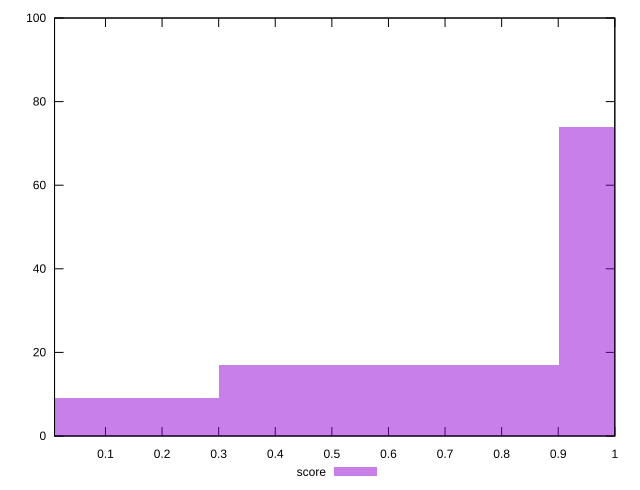

Write gnuplot code to recreate this figure.
reset

$score <<EOF
0.6012573031365352 17
1.2025146062730705 74
0 9
EOF

set key outside below
set boxwidth 0.6012573031365352
set xrange [0.01:1]
set yrange [0:100]
set trange [0:100]
set style fill transparent solid 0.5 noborder
set terminal svg size 640, 490 enhanced background rgb 'white'
set output "report_00013_2021-02-09T12-04-24.940Z/estimated-input-latency/samples/pages+cached+noadtech/score/histogram.svg"

plot $score title "score" with boxes

reset
